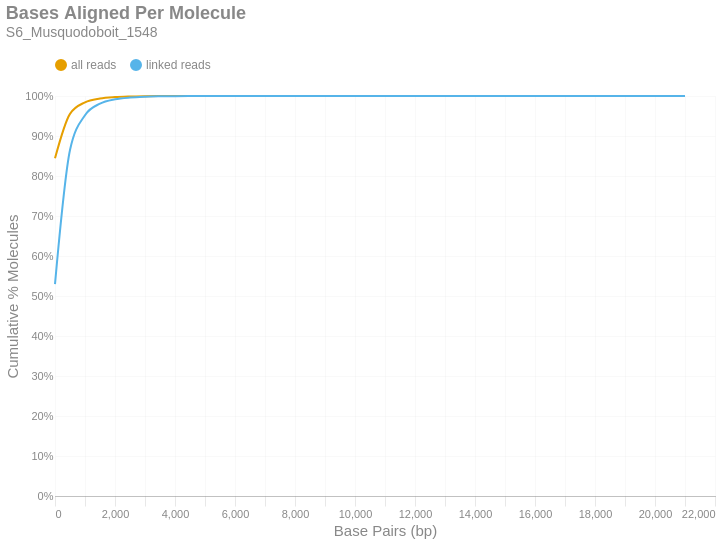

The notebook cell saved with this chart:
### Markdown cell above
### Bases Aligned Per Molecule
This is a cumulative frequency distribution showing the number of base pairs aligned per unique molecule. These data are shown in 500 bp bins. There are two distributions: one with `all reads` (yellow) and another with only `linked reads` (blue). The percent of molecules in the `linked reads` distribution is relative to the total number of linked molecules.

### Code cell
if SKIPLR:
    print_html(f"Skipped")
else:
    binned_df = consolidated_hist(valids['aligned_bp'], mask, 500, True)
    with SafeRender(binned_df):
        (
            density_plot(binned_df, 'Bases Aligned Per Molecule', samplename, 'basesper')
            .encode(
                x=alt.X('bin:Q', title="Base Pairs (bp)").axis(tickMinStep=500).scale(padding=0),
                y=alt.Y('value:Q', title='Cumulative % Molecules')
                    .axis(format='%')
                    .scale(domain = [0,1])
                    .stack(False),
                color=alt.Color("key:N").scale(domain = ["all reads", "linked reads"]),
                tooltip = [
                    alt.Tooltip("key:N", title = "Data Type"),
                    alt.Tooltip("range_label:N", title="Bases Aligned Per Molecule"),
                    alt.Tooltip("value:Q", format = ".2%", title="% Molecules (Cum.)")
                ]
            )
        ).display()

### Figure 1 — Vega-Lite specification as saved in the notebook (floating-point values rounded to 4 significant figures)
{"width": "container", "height": 400, "config": {"title": {"anchor": "start", "dy": -15, "fontSize": 18, "color": "#888888", "subtitleColor": "#888888", "subtitleFontSize": 14}, "arc": {"fill": "#0072B2"}, "axis": {"domainColor": "#888888", "domainWidth": 0.5, "gridWidth": 0.2, "grid": false, "titleFontWeight": 400, "titleFontSize": 15, "labelFontSize": 11, "labelColor": "#888888", "tickColor": "#888888", "tickWidth": 0.2, "titleColor": "#888888"}, "axisBand": {"grid": false}, "axisX": {"grid": true, "tickSize": 10, "domainCap": "round"}, "axisY": {"domain": false, "grid": true, "tickSize": 0, "domainCap": "round"}, "background": "transparent", "header": {"labelFontSize": 15, "labelColor": "#888888", "titleFontSize": 15, "titleFontWeight": 600, "titleColor": "#888888"}, "legend": {"labelFont": "sans-serif", "labelFontSize": 12, "labelColor": "#888888", "symbolSize": 100, "symbolType": "circle", "titleFontSize": 12, "titlePadding": 10, "titleColor": "#888888", "title": null, "orient": "top"}, "range": {"category": ["#E69F00", "#56B4E9", "#009E73", "#F0E442", "#0072B2", "#D55E00", "#CC79A7", "#000000"], "diverging": ["#cfe8f3", "#a2d4ec", "#73bfe2", "#46abdb", "#1696d2", "#12719e"]}, "area": {"fill": "#0072B2", "fillOpacity": 0.7, "line": true, "strokeOpacity": 0.7}, "line": {"color": "#0072B2", "stroke": "#0072B2", "strokeWidth": 2}, "trail": {"color": "#0072B2", "stroke": "#0072B2", "strokeWidth": 0, "size": 1}, "point": {"filled": true, "fillOpacity": 1.0, "size": 95}, "text": {"color": "#888888", "fontSize": 11, "align": "right", "fontWeight": 400, "size": 11}, "bar": {"fill": "#0072B2", "stroke": null}, "view": {"stroke": null, "continuousWidth": 660, "continuousHeight": 400}}, "data": {"name": "data-28a9244260a77dbf9db35b4dc9aae22b"}, "mark": {"type": "line", "interpolate": "monotone", "point": {"opacity": 0, "size": 275}}, "encoding": {"color": {"field": "key", "scale": {"domain": ["all reads", "linked reads"]}, "type": "nominal"}, "tooltip": [{"field": "key", "title": "Data Type", "type": "nominal"}, {"field": "range_label", "title": "Bases Aligned Per Molecule", "type": "nominal"}, {"field": "value", "format": ".2%", "title": "% Molecules (Cum.)", "type": "quantitative"}], "x": {"axis": {"tickMinStep": 500}, "field": "bin", "scale": {"padding": 0}, "title": "Base Pairs (bp)", "type": "quantitative"}, "y": {"axis": {"format": "%"}, "field": "value", "scale": {"domain": [0, 1]}, "stack": false, "title": "Cumulative % Molecules", "type": "quantitative"}}, "params": [{"name": "param_c36ac31b6afebe62", "select": {"type": "point", "fields": ["key"]}, "bind": "legend"}], "title": {"text": "Bases Aligned Per Molecule", "subtitle": "S6_Musquodoboit_1548"}, "transform": [{"fold": ["all reads (cumsum)", "linked reads (cumsum)"]}, {"calculate": "replace(datum.key, ' (cumsum)', '')", "as": "key"}, {"filter": {"param": "param_c36ac31b6afebe62"}}], "usermeta": {"embedOptions": {"downloadFileName": "S6_Musquodoboit_1548.basesper"}}, "$schema": "https://vega.github.io/schema/vega-lite/v6.1.0.json", "datasets": {"data-28a9244260a77dbf9db35b4dc9aae22b": [{"bin": "0.0", "interval": "0.0-500.0", "all reads": 0.8441, "linked reads": 0.5296, "all reads (cumsum)": 0.8441, "linked reads (cumsum)": 0.5296, "range_label": "0-499"}, {"bin": "500.0", "interval": "500.0-1000.0", "all reads": 0.1112, "linked reads": 0.3352, "all reads (cumsum)": 0.9553, "linked reads (cumsum)": 0.8648, "range_label": "500-999"}, {"bin": "1000.0", "interval": "1000.0-1500.0", "all reads": 0.02883, "linked reads": 0.08719, "all reads (cumsum)": 0.9841, "linked reads (cumsum)": 0.952, "range_label": "1000-1499"}, {"bin": "1500.0", "interval": "1500.0-2000.0", "all reads": 0.00954, "linked reads": 0.02886, "all reads (cumsum)": 0.9937, "linked reads (cumsum)": 0.9809, "range_label": "1500-1999"}, {"bin": "2000.0", "interval": "2000.0-2500.0", "all reads": 0.003598, "linked reads": 0.01089, "all reads (cumsum)": 0.9973, "linked reads (cumsum)": 0.9918, "range_label": "2000-2499"}, {"bin": "2500.0", "interval": "2500.0-3000.0", "all reads": 0.001479, "linked reads": 0.004475, "all reads (cumsum)": 0.9988, "linked reads (cumsum)": 0.9962, "range_label": "2500-2999"}, {"bin": "3000.0", "interval": "3000.0-3500.0", "all reads": 0.000667, "linked reads": 0.002018, "all reads (cumsum)": 0.9994, "linked reads (cumsum)": 0.9983, "range_label": "3000-3499"}, {"bin": "3500.0", "interval": "3500.0-4000.0", "all reads": 0.0002911, "linked reads": 0.0008807, "all reads (cumsum)": 0.9997, "linked reads (cumsum)": 0.9991, "range_label": "3500-3999"}, {"bin": "4000.0", "interval": "4000.0-4500.0", "all reads": 0.0001388, "linked reads": 0.0004198, "all reads (cumsum)": 0.9999, "linked reads (cumsum)": 0.9996, "range_label": "4000-4499"}, {"bin": "4500.0", "interval": "4500.0-5000.0", "all reads": 6.741e-05, "linked reads": 0.0002039, "all reads (cumsum)": 0.9999, "linked reads (cumsum)": 0.9998, "range_label": "4500-4999"}, {"bin": "5000.0", "interval": "5000.0-5500.0", "all reads": 3.673e-05, "linked reads": 0.0001111, "all reads (cumsum)": 1.0, "linked reads (cumsum)": 0.9999, "range_label": "5000-5499"}, {"bin": "5500.0", "interval": "5500.0-6000.0", "all reads": 1.857e-05, "linked reads": 5.619e-05, "all reads (cumsum)": 1.0, "linked reads (cumsum)": 0.9999, "range_label": "5500-5999"}, {"bin": "6000.0", "interval": "6000.0-6500.0", "all reads": 8.347e-06, "linked reads": 2.525e-05, "all reads (cumsum)": 1.0, "linked reads (cumsum)": 1.0, "range_label": "6000-6499"}, {"bin": "6500.0", "interval": "6500.0-7000.0", "all reads": 7.095e-06, "linked reads": 2.147e-05, "all reads (cumsum)": 1.0, "linked reads (cumsum)": 1.0, "range_label": "6500-6999"}, {"bin": "7000.0", "interval": "7000.0-7500.0", "all reads": 3.13e-06, "linked reads": 9.47e-06, "all reads (cumsum)": 1.0, "linked reads (cumsum)": 1.0, "range_label": "7000-7499"}, {"bin": "7500.0", "interval": "7500.0-8000.0", "all reads": 1.252e-06, "linked reads": 3.788e-06, "all reads (cumsum)": 1.0, "linked reads (cumsum)": 1.0, "range_label": "7500-7999"}, {"bin": "8000.0", "interval": "8000.0-8500.0", "all reads": 8.347e-07, "linked reads": 2.525e-06, "all reads (cumsum)": 1.0, "linked reads (cumsum)": 1.0, "range_label": "8000-8499"}, {"bin": "8500.0", "interval": "8500.0-9000.0", "all reads": 6.261e-07, "linked reads": 1.894e-06, "all reads (cumsum)": 1.0, "linked reads (cumsum)": 1.0, "range_label": "8500-8999"}, {"bin": "9000.0", "interval": "9000.0-9500.0", "all reads": 2.087e-07, "linked reads": 6.313e-07, "all reads (cumsum)": 1.0, "linked reads (cumsum)": 1.0, "range_label": "9000-9499"}, {"bin": "9500.0", "interval": "9500.0-10000.0", "all reads": 2.087e-07, "linked reads": 6.313e-07, "all reads (cumsum)": 1.0, "linked reads (cumsum)": 1.0, "range_label": "9500-9999"}, {"bin": "10000.0", "interval": "10000.0-10500.0", "all reads": 0.0, "linked reads": 0.0, "all reads (cumsum)": 1.0, "linked reads (cumsum)": 1.0, "range_label": "10000-10499"}, {"bin": "10500.0", "interval": "10500.0-11000.0", "all reads": 2.087e-07, "linked reads": 6.313e-07, "all reads (cumsum)": 1.0, "linked reads (cumsum)": 1.0, "range_label": "10500-10999"}, {"bin": "11000.0", "interval": "11000.0-11500.0", "all reads": 0.0, "linked reads": 0.0, "all reads (cumsum)": 1.0, "linked reads (cumsum)": 1.0, "range_label": "11000-11499"}, {"bin": "11500.0", "interval": "11500.0-12000.0", "all reads": 0.0, "linked reads": 0.0, "all reads (cumsum)": 1.0, "linked reads (cumsum)": 1.0, "range_label": "11500-11999"}, {"bin": "12000.0", "interval": "12000.0-12500.0", "all reads": 0.0, "linked reads": 0.0, "all reads (cumsum)": 1.0, "linked reads (cumsum)": 1.0, "range_label": "12000-12499"}, {"bin": "12500.0", "interval": "12500.0-13000.0", "all reads": 0.0, "linked reads": 0.0, "all reads (cumsum)": 1.0, "linked reads (cumsum)": 1.0, "range_label": "12500-12999"}, {"bin": "13000.0", "interval": "13000.0-13500.0", "all reads": 2.087e-07, "linked reads": 6.313e-07, "all reads (cumsum)": 1.0, "linked reads (cumsum)": 1.0, "range_label": "13000-13499"}, {"bin": "13500.0", "interval": "13500.0-14000.0", "all reads": 0.0, "linked reads": 0.0, "all reads (cumsum)": 1.0, "linked reads (cumsum)": 1.0, "range_label": "13500-13999"}, {"bin": "14000.0", "interval": "14000.0-14500.0", "all reads": 0.0, "linked reads": 0.0, "all reads (cumsum)": 1.0, "linked reads (cumsum)": 1.0, "range_label": "14000-14499"}, {"bin": "14500.0", "interval": "14500.0-15000.0", "all reads": 0.0, "linked reads": 0.0, "all reads (cumsum)": 1.0, "linked reads (cumsum)": 1.0, "range_label": "14500-14999"}, {"bin": "15000.0", "interval": "15000.0-15500.0", "all reads": 0.0, "linked reads": 0.0, "all reads (cumsum)": 1.0, "linked reads (cumsum)": 1.0, "range_label": "15000-15499"}, {"bin": "15500.0", "interval": "15500.0-16000.0", "all reads": 0.0, "linked reads": 0.0, "all reads (cumsum)": 1.0, "linked reads (cumsum)": 1.0, "range_label": "15500-15999"}, {"bin": "16000.0", "interval": "16000.0-16500.0", "all reads": 0.0, "linked reads": 0.0, "all reads (cumsum)": 1.0, "linked reads (cumsum)": 1.0, "range_label": "16000-16499"}, {"bin": "16500.0", "interval": "16500.0-17000.0", "all reads": 0.0, "linked reads": 0.0, "all reads (cumsum)": 1.0, "linked reads (cumsum)": 1.0, "range_label": "16500-16999"}, {"bin": "17000.0", "interval": "17000.0-17500.0", "all reads": 0.0, "linked reads": 0.0, "all reads (cumsum)": 1.0, "linked reads (cumsum)": 1.0, "range_label": "17000-17499"}, {"bin": "17500.0", "interval": "17500.0-18000.0", "all reads": 0.0, "linked reads": 0.0, "all reads (cumsum)": 1.0, "linked reads (cumsum)": 1.0, "range_label": "17500-17999"}, {"bin": "18000.0", "interval": "18000.0-18500.0", "all reads": 0.0, "linked reads": 0.0, "all reads (cumsum)": 1.0, "linked reads (cumsum)": 1.0, "range_label": "18000-18499"}, {"bin": "18500.0", "interval": "18500.0-19000.0", "all reads": 0.0, "linked reads": 0.0, "all reads (cumsum)": 1.0, "linked reads (cumsum)": 1.0, "range_label": "18500-18999"}, {"bin": "19000.0", "interval": "19000.0-19500.0", "all reads": 0.0, "linked reads": 0.0, "all reads (cumsum)": 1.0, "linked reads (cumsum)": 1.0, "range_label": "19000-19499"}, {"bin": "19500.0", "interval": "19500.0-20000.0", "all reads": 0.0, "linked reads": 0.0, "all reads (cumsum)": 1.0, "linked reads (cumsum)": 1.0, "range_label": "19500-19999"}, {"bin": "20000.0", "interval": "20000.0-20500.0", "all reads": 0.0, "linked reads": 0.0, "all reads (cumsum)": 1.0, "linked reads (cumsum)": 1.0, "range_label": "20000-20499"}, {"bin": "20500.0", "interval": "20500.0-21000.0", "all reads": 0.0, "linked reads": 0.0, "all reads (cumsum)": 1.0, "linked reads (cumsum)": 1.0, "range_label": "20500-20999"}, {"bin": "21000.0", "interval": "21000.0-21500.0", "all reads": 2.087e-07, "linked reads": 6.313e-07, "all reads (cumsum)": 1.0, "linked reads (cumsum)": 1.0, "range_label": "21000-21499"}]}}
